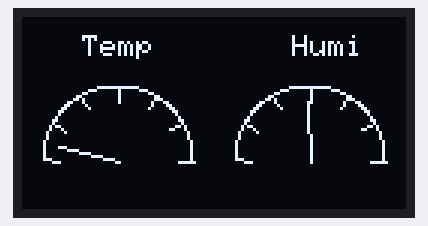
A sketch run on a simulated ESP8266 (NodeMCU). Parts: 128×64 one-colour display. WiFi joins after 1.5 s; servers stay silent unless stated; random numbers use the default seed unless the sketch sets one; what the sketch prints to the serial monitor is not drawn.

Above: at 1.6 s.
At 5.6 s:
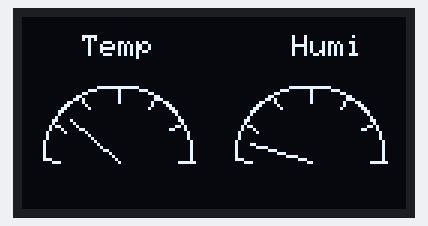
At 10.6 s:
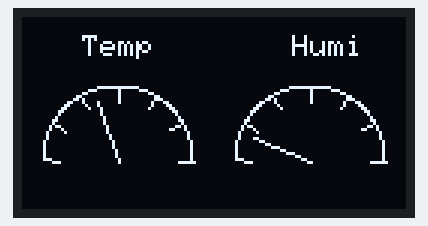
At 19.6 s:
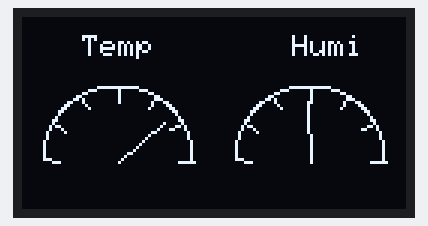
At 28.6 s:
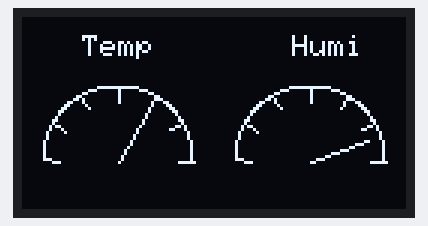
At 38.7 s:
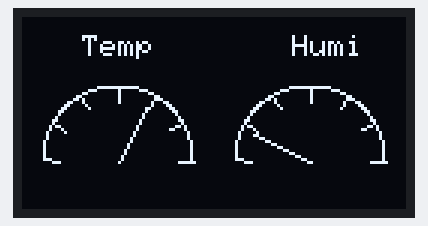

The sketch:

wifi_display2.ino
```cpp
#include <Adafruit_SSD1306.h>
#include <Adafruit_GFX.h>
#include <Wire.h>
#include <ESP8266WiFi.h>

/****** WiFi Access Point ******/
#define WLAN_SSID       "Your_Wifi_SSID"
#define WLAN_PASS       "Your_Wifi_Password"

// OLED 的尺寸
#define SCREEN_WIDTH 128
#define SCREEN_HEIGHT 64

// 初始化 OLED
#define OLED_RESET    -1  // 不使用重置引腳
#define SCREEN_ADDRESS 0x3C  // 0x3C 是大多數 SSD1306 的 I2C 地址
Adafruit_SSD1306 display(SCREEN_WIDTH, SCREEN_HEIGHT, &Wire, OLED_RESET);

// 模擬溫度和濕度數據
float temperature = 0;
float humidity = 0;

// 儀表板數據範圍
const int temperatureMax = 100; // 假設溫度最大值 100
const int humidityMax = 100; // 假設濕度最大值 100

// Timer control
const long timer_delay_wifi = 1000;
unsigned long timer_next_wifi;

void wifi_connect() {
  // Connect to WiFi access point.
  Serial.println(); Serial.println();
  Serial.print("Connecting to ");
  Serial.println(WLAN_SSID);

  WiFi.begin(WLAN_SSID, WLAN_PASS);
  while (WiFi.status() != WL_CONNECTED) {
    delay(500);
    Serial.print(".");
  }
  Serial.println();

  Serial.println("WiFi connected");
  Serial.println("IP address: "); Serial.println(WiFi.localIP());
}

void setup() {
  // 初始化序列埠
  Serial.begin(115200);

  // 連接 Wi-Fi
  wifi_connect();

  // 設定 I2C 腳位，SDA 設為 GPIO14，SCL 設為 GPIO12
  Wire.begin(14, 12);

  // 初始化 I2C 並啟動 OLED 顯示器
  if (!display.begin(SSD1306_SWITCHCAPVCC, SCREEN_ADDRESS)) {
    Serial.println(F("OLED 初始化失敗"));
    for (;;);
  }

  // 設定字型
  display.setTextSize(1);
  display.setTextColor(SSD1306_WHITE);

  // 畫標題
  drawTitles();

  // 初次畫兩個半圓形儀表板框架（外圈和刻度）
  drawSemiCircleGaugeFrame(32, 48, 25);  // 左側溫度儀表
  drawSemiCircleGaugeFrame(96, 48, 25);  // 右側濕度儀表

  // timer control
  timer_next_wifi = millis();
}

void loop() {
  if(millis() > timer_next_wifi) {
    timer_next_wifi = millis() + timer_delay_wifi;

    // 模擬數據更新 (實際應該從感測器讀取)
    temperature = random(0, 100);  // 模擬溫度變化
    humidity = random(0, 100);     // 模擬濕度變化

    // 清除舊的指針和數值，保持標題和外圈不變
    display.clearDisplay();
    drawTitles();
    drawSemiCircleGaugeFrame(32, 48, 25);
    drawSemiCircleGaugeFrame(96, 48, 25);

    // 更新指針和數值
    drawSemiCircleGauge(32, 48, 25, temperature, temperatureMax);
    drawSemiCircleGauge(96, 48, 25, humidity, humidityMax);

    // 更新顯示器
    display.display();
  }
}

// 畫標題
void drawTitles() {
  display.clearDisplay();
  display.setCursor(20, 6);   // 左上角標題
  display.print("Temp");
  display.setCursor(90, 6);   // 右上角標題
  display.print("Humi");
}

// 畫半圓形儀表板的框架，顯示在 (x, y) 中心點，半徑 r，不包括指針
void drawSemiCircleGaugeFrame(int16_t x, int16_t y, int16_t r) {
  // 畫半圓形
  drawArc(x, y, r, 180, 360, SSD1306_WHITE);  // 顛倒顯示的儀表，從180度到360度

  // 畫刻度（從 180 到 360 度）
  for (int angle = 180; angle <= 360; angle += 30) {
    float radian = angle * PI / 180;
    int x0 = x + r * cos(radian);
    int y0 = y + r * sin(radian);
    int x1 = x + (r - 5) * cos(radian);
    int y1 = y + (r - 5) * sin(radian);
    display.drawLine(x0, y0, x1, y1, SSD1306_WHITE);
  }
}

// 畫半圓形儀表板，顯示在 (x, y) 中心點，半徑 r，數值 value
void drawSemiCircleGauge(int16_t x, int16_t y, int16_t r, float value, float max_value) {
  // 計算指針角度（從 180 度到 360 度，顛倒）
  float angle = map(value, 0, max_value, 180, 360);
  float radian = angle * PI / 180;

  // 計算指針的終點
  int x1 = x + (r - 5) * cos(radian);
  int y1 = y + (r - 5) * sin(radian);

  // 畫指針
  display.drawLine(x, y, x1, y1, SSD1306_WHITE);

  // 顯示數值
  display.setCursor(x - 8, y + r + 10);
  display.setTextSize(1);
  display.print(value, 0); // 數值無小數點
}

// 自定義函數，用於繪製弧形（逐點畫弧形）
void drawArc(int16_t x, int16_t y, int16_t r, int startAngle, int endAngle, int color) {
  for (int angle = startAngle; angle <= endAngle; angle++) {
    float radian = angle * PI / 180;
    int x1 = x + r * cos(radian);
    int y1 = y + r * sin(radian);
    display.drawPixel(x1, y1, color);
  }
}
```

Measured:
- what the display in image 0 shows lasts 1.0 s, from 1.6 s to 2.6 s
